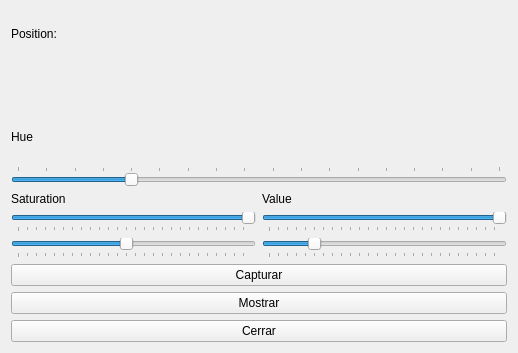
<?xml version="1.0" encoding="UTF-8"?>
<ui version="4.0">
 <class>Calibrator</class>
 <widget class="QMainWindow" name="Calibrator">
  <property name="geometry">
   <rect>
    <x>0</x>
    <y>0</y>
    <width>518</width>
    <height>353</height>
   </rect>
  </property>
  <property name="windowTitle">
   <string>Calibrator</string>
  </property>
  <widget class="QWidget" name="centralWidget">
   <layout class="QVBoxLayout" name="verticalLayout_3">
    <item>
     <widget class="QLabel" name="Position">
      <property name="text">
       <string>Position:</string>
      </property>
     </widget>
    </item>
    <item>
     <widget class="QLabel" name="positionLabel">
      <property name="text">
       <string/>
      </property>
     </widget>
    </item>
    <item>
     <widget class="QLabel" name="label">
      <property name="text">
       <string>Hue</string>
      </property>
     </widget>
    </item>
    <item>
     <widget class="QSlider" name="colorSlider">
      <property name="minimum">
       <number>5</number>
      </property>
      <property name="maximum">
       <number>175</number>
      </property>
      <property name="singleStep">
       <number>1</number>
      </property>
      <property name="value">
       <number>45</number>
      </property>
      <property name="sliderPosition">
       <number>45</number>
      </property>
      <property name="orientation">
       <enum>Qt::Horizontal</enum>
      </property>
      <property name="tickPosition">
       <enum>QSlider::TicksAbove</enum>
      </property>
      <property name="tickInterval">
       <number>10</number>
      </property>
     </widget>
    </item>
    <item>
     <layout class="QHBoxLayout" name="horizontalLayout">
      <item>
       <layout class="QVBoxLayout" name="verticalLayout">
        <item>
         <widget class="QLabel" name="SLabel">
          <property name="text">
           <string>Saturation</string>
          </property>
         </widget>
        </item>
        <item>
         <widget class="QSlider" name="STopSlider">
          <property name="maximum">
           <number>255</number>
          </property>
          <property name="value">
           <number>255</number>
          </property>
          <property name="orientation">
           <enum>Qt::Horizontal</enum>
          </property>
          <property name="tickPosition">
           <enum>QSlider::TicksBelow</enum>
          </property>
         </widget>
        </item>
        <item>
         <widget class="QSlider" name="SBottomSlider">
          <property name="maximum">
           <number>255</number>
          </property>
          <property name="singleStep">
           <number>1</number>
          </property>
          <property name="value">
           <number>120</number>
          </property>
          <property name="orientation">
           <enum>Qt::Horizontal</enum>
          </property>
          <property name="tickPosition">
           <enum>QSlider::TicksBelow</enum>
          </property>
         </widget>
        </item>
       </layout>
      </item>
      <item>
       <layout class="QVBoxLayout" name="verticalLayout_2">
        <item>
         <widget class="QLabel" name="VLabel">
          <property name="text">
           <string>Value</string>
          </property>
         </widget>
        </item>
        <item>
         <widget class="QSlider" name="VTopSilder">
          <property name="maximum">
           <number>255</number>
          </property>
          <property name="value">
           <number>255</number>
          </property>
          <property name="orientation">
           <enum>Qt::Horizontal</enum>
          </property>
          <property name="tickPosition">
           <enum>QSlider::TicksBelow</enum>
          </property>
         </widget>
        </item>
        <item>
         <widget class="QSlider" name="VBottomSlider">
          <property name="maximum">
           <number>255</number>
          </property>
          <property name="value">
           <number>50</number>
          </property>
          <property name="orientation">
           <enum>Qt::Horizontal</enum>
          </property>
          <property name="tickPosition">
           <enum>QSlider::TicksBelow</enum>
          </property>
         </widget>
        </item>
       </layout>
      </item>
     </layout>
    </item>
    <item>
     <widget class="QPushButton" name="capturarButton">
      <property name="text">
       <string>Capturar</string>
      </property>
     </widget>
    </item>
    <item>
     <widget class="QPushButton" name="camaraButton">
      <property name="text">
       <string>Mostrar</string>
      </property>
     </widget>
    </item>
    <item>
     <widget class="QPushButton" name="pushButton">
      <property name="text">
       <string>Cerrar</string>
      </property>
     </widget>
    </item>
   </layout>
  </widget>
  <widget class="QMenuBar" name="menuBar">
   <property name="geometry">
    <rect>
     <x>0</x>
     <y>0</y>
     <width>518</width>
     <height>22</height>
    </rect>
   </property>
  </widget>
 </widget>
 <layoutdefault spacing="6" margin="11"/>
 <resources/>
 <connections>
  <connection>
   <sender>pushButton</sender>
   <signal>clicked()</signal>
   <receiver>Calibrator</receiver>
   <slot>close()</slot>
   <hints>
    <hint type="sourcelabel">
     <x>325</x>
     <y>221</y>
    </hint>
    <hint type="destinationlabel">
     <x>362</x>
     <y>274</y>
    </hint>
   </hints>
  </connection>
 </connections>
</ui>
